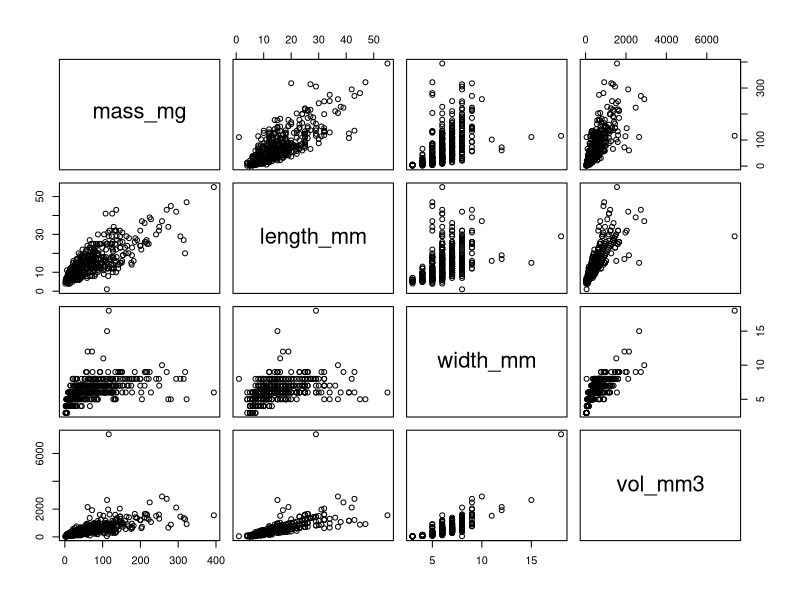
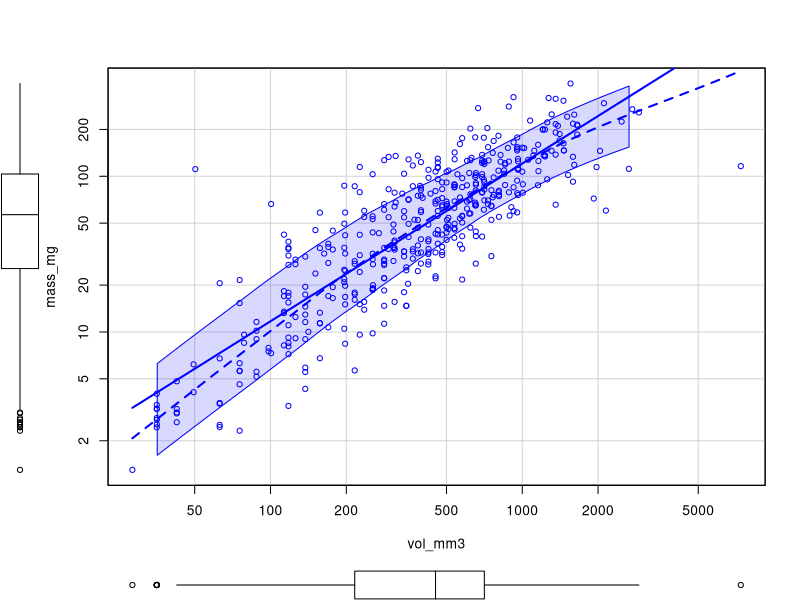
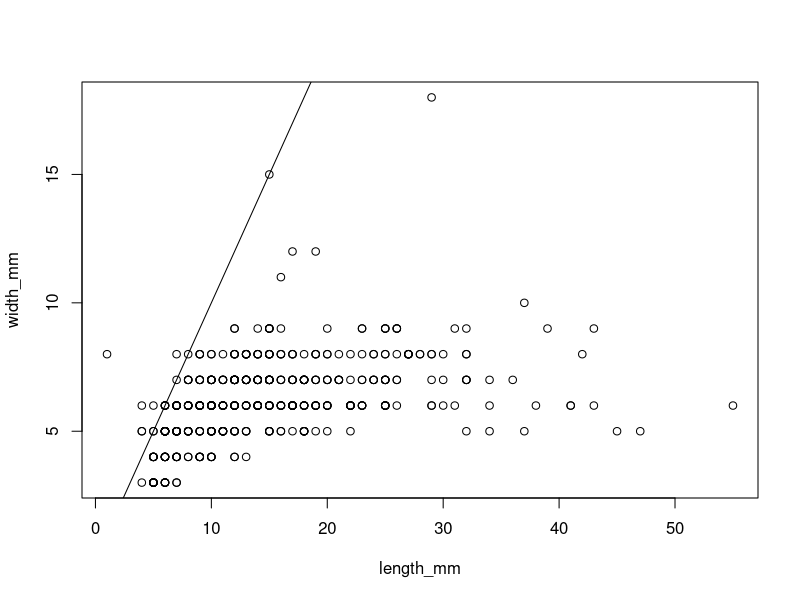
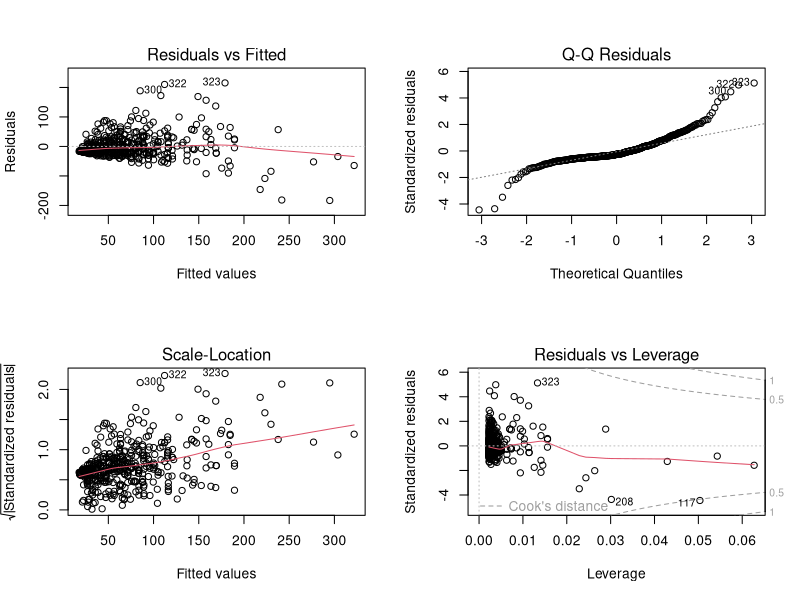
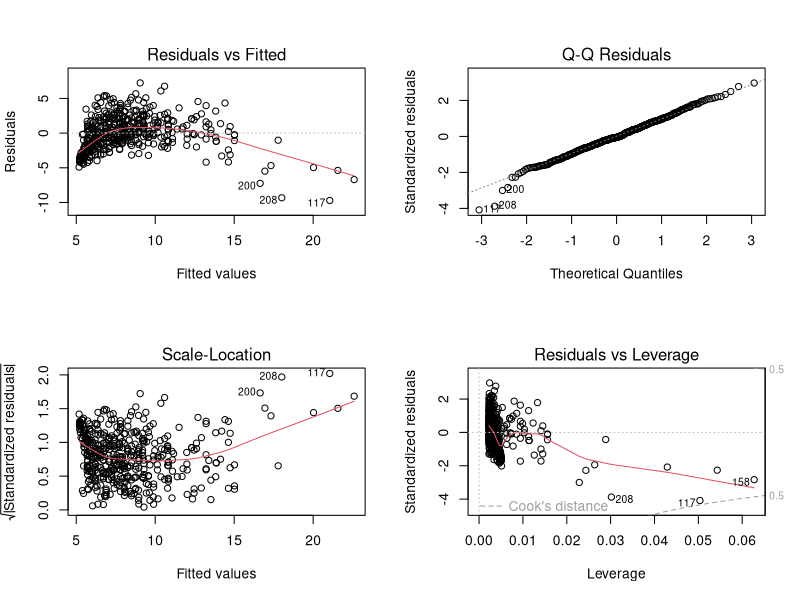
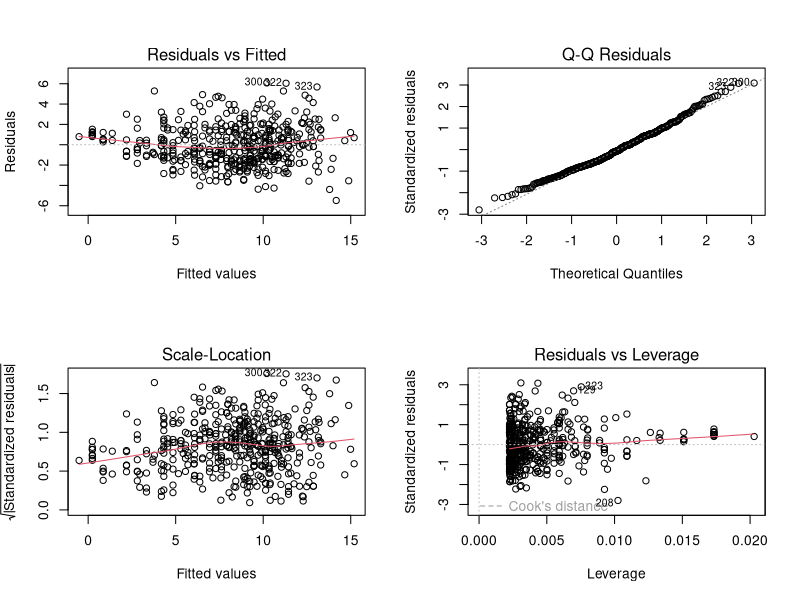
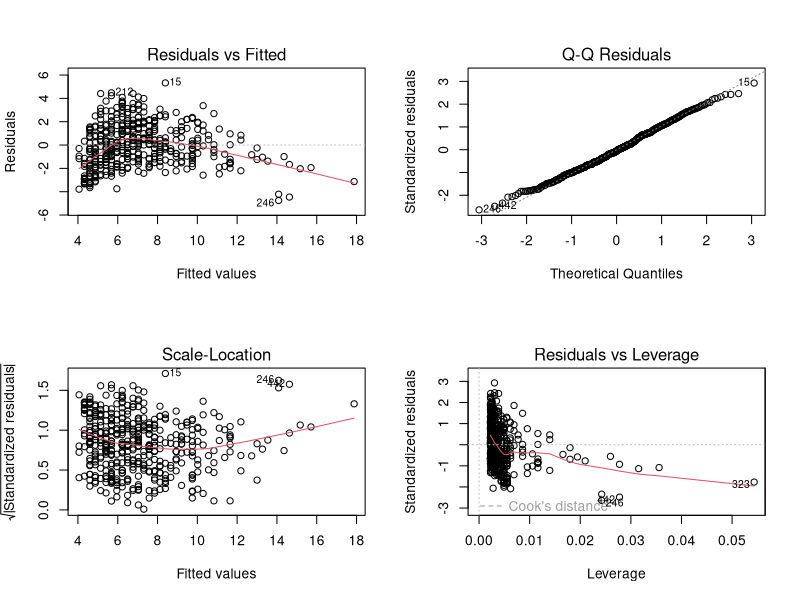
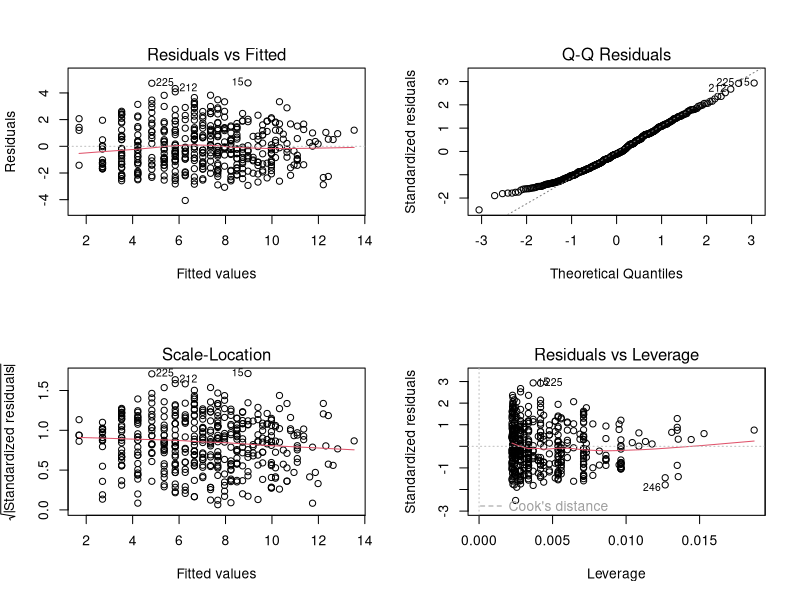

Write the R code that produced these figures, in order.
## ---- chunk 1

knitr::opts_chunk$set(echo = TRUE)
library(tidyverse)
library(car)
library(magrittr)
library(readxl)
library(caret)

## ---- chunk 2

sh_dim <- read_excel("SeedDimensionsMDC2021.xlsx", sheet = "dimensions")

table(sh_dim$spp, sh_dim$taxonID) # One error in Swamp timothy to correct in Excel
# I already corrected the version in GitHub, but not the file in FWS server.

sh_mass <- read_excel("SeedDimensionsMDC2021.xlsx", sheet = "weights")

## ---- chunk 3

avg_sh_dim <- sh_dim %>%
  group_by(LIT, spp, taxonID, bag_id) %>%
  summarise(f2t_length_mm = mean(f2t_length_mm),
            length_mm = mean(length_mm),
            width_mm =  mean(width_mm),
            n_sh = n(),
            .groups = "drop")

sh_dim_mass <- full_join(avg_sh_dim, sh_mass) %>%
  mutate(mass_mg = mass_mg/n_sh)

# Save file
saveRDS(sh_dim_mass, "sh_dim_MDC2021.rds")

## ---- chunk 4

sw_dim <- sh_dim_mass %>%
  dplyr::filter(spp == "Smartweed") %>%
  mutate(vol_mm3 = pi * (width_mm/2)^2 * length_mm)

sw_dim %>% dplyr::select(mass_mg, length_mm, width_mm, vol_mm3) %>% pairs()

scatterplot(mass_mg ~ vol_mm3, sw_dim, log = "xy") # Log transf. is promising

sw_dim[which.max(sw_dim$vol_mm3), ] # extreme volume

sw_dim %>% dplyr::select(length_mm, width_mm) %>% plot()
abline(0, 1) # One seed head has width 8 larger than width; nonsense. remove

which(sw_dim$length_mm < 4 & sw_dim$width_mm == 8)

sw_dim %<>% dplyr::filter(
  not(vol_mm3 == max(vol_mm3) | (sw_dim$length_mm < 4 & sw_dim$width_mm == 8))
) # to exclude oddballs

## ---- chunk 5

sw_m1 <- lm(mass_mg ~ vol_mm3, data = sw_dim)

summary(sw_m1)

opar <- par(mfrow = c(2,2)); plot(sw_m1); par(opar)

## ---- chunk 6

# Get optimal lambda
sw_lamb1 <- powerTransform(lm(mass_mg ~ vol_mm3,
                              data = sw_dim)) %>%
  coef(round = TRUE) %>%
  unname()

# Fit model with transformed Y
sw_m2 <- lm(bcPower(mass_mg, lambda = sw_lamb1) ~ vol_mm3,
               data = sw_dim)

opar <- par(mfrow = c(2,2)); plot(sw_m2); par(opar)

# Some nonlinearity remains, which increases the variance at the right side
# Try an additional transformation in volume

sw_m3 <- lm(bcPower(mass_mg, lambda = sw_lamb1) ~ log(vol_mm3),
               data = sw_dim)

opar <- par(mfrow = c(2,2)); plot(sw_m3); par(opar)

summary(sw_m3)

## ---- chunk 7

# Get optimal lambda
sw_lamb2 <- powerTransform(lm(mass_mg ~ log(length_mm),
                              data = sw_dim)) %>%
  coef(round = TRUE) %>%
  unname()

# Fit model with transformed Y
sw_m4 <- lm(bcPower(mass_mg, lambda = sw_lamb2) ~ length_mm,
               data = sw_dim)

opar <- par(mfrow = c(2,2)); plot(sw_m4); par(opar)

# Some nonlinearity remains, which increases the variance at the right side
# Try an additional transformation in volume

sw_m5 <- lm(bcPower(mass_mg, lambda = sw_lamb2) ~ log(length_mm),
               data = sw_dim)

opar <- par(mfrow = c(2,2)); plot(sw_m5); par(opar) # outlier 380

summary(sw_m5)

## ---- chunk 8

sw_lamb3 <- powerTransform(lm(mass_mg ~ log(vol_mm3) + width_mm + length_mm,
                              data = sw_dim)) %>%
  coef(round = TRUE) %>%
  unname()

sw_m6 <- lm(bcPower(mass_mg, lambda = sw_lamb3) ~ log(vol_mm3) +
              width_mm + length_mm,
            data = sw_dim)

opar <- par(mfrow = c(2,2)); plot(sw_m6); par(opar)

summary(sw_m6)


sw_m7 <- lm(bcPower(mass_mg, lambda = sw_lamb3) ~ log(vol_mm3) + length_mm,
            data = sw_dim)

opar <- par(mfrow = c(2,2)); plot(sw_m7); par(opar)

summary(sw_m7)

## ---- chunk 9

# Add transformed response to data
sw_dim %<>% mutate(bc_mass_gm = bcPower(mass_mg, lambda = sw_lamb3))

# Training control
train_control <- trainControl(method = "repeatedcv",
                              number = 10,
                              repeats = 3)

sw_m6_cv <- train(bc_mass_gm ~
                    log(vol_mm3) +
                    width_mm +
                    length_mm,
                  data = sw_dim,
                  method = "lm",
                  trControl = train_control)


sw_m7_cv <- train(bc_mass_gm ~
                    log(vol_mm3) +
                    length_mm,
                  data = sw_dim,
                  method = "lm",
                  trControl = train_control)

# Collect results for comparison
results <- resamples(list(sw_m6_cv = sw_m6_cv,
                          sw_m7_cv = sw_m7_cv))

# Summarize and plot the distributions
summary(results)
bwplot(results)

## ---- chunk 10

saveRDS(sw_dim, "swdat.rds")

